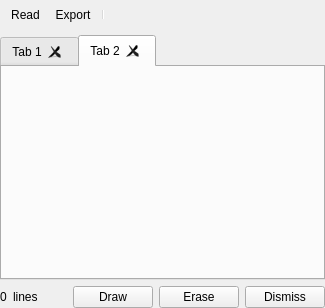
<?xml version="1.0" encoding="UTF-8"?>
<ui version="4.0">
 <class>MainWindow</class>
 <widget class="QWidget" name="MainWindow">
  <property name="geometry">
   <rect>
    <x>0</x>
    <y>0</y>
    <width>325</width>
    <height>308</height>
   </rect>
  </property>
  <property name="windowTitle">
   <string>MainWindow</string>
  </property>
  <layout class="QVBoxLayout" name="verticalLayout_2">
   <property name="leftMargin">
    <number>0</number>
   </property>
   <property name="topMargin">
    <number>0</number>
   </property>
   <property name="rightMargin">
    <number>0</number>
   </property>
   <property name="bottomMargin">
    <number>0</number>
   </property>
   <item>
    <widget class="QToolBar" name="main_toolbar">
     <property name="windowTitle">
      <string>Main Tool Bar</string>
     </property>
     <property name="movable">
      <bool>false</bool>
     </property>
     <property name="allowedAreas">
      <set>Qt::NoToolBarArea</set>
     </property>
     <property name="iconSize">
      <size>
       <width>24</width>
       <height>24</height>
      </size>
     </property>
     <property name="toolButtonStyle">
      <enum>Qt::ToolButtonTextUnderIcon</enum>
     </property>
     <property name="floatable">
      <bool>false</bool>
     </property>
     <addaction name="actionOpen"/>
     <addaction name="actionExport"/>
     <addaction name="separator"/>
    </widget>
   </item>
   <item>
    <layout class="QGridLayout" name="gridLayout_2">
     <property name="rightMargin">
      <number>0</number>
     </property>
     <property name="bottomMargin">
      <number>0</number>
     </property>
     <item row="0" column="0">
      <layout class="QVBoxLayout" name="verticalLayout">
       <item>
        <widget class="QWidget" name="linelist_holder_widget" native="true">
         <layout class="QGridLayout" name="gridLayout">
          <property name="leftMargin">
           <number>0</number>
          </property>
          <property name="topMargin">
           <number>0</number>
          </property>
          <property name="rightMargin">
           <number>0</number>
          </property>
          <property name="bottomMargin">
           <number>0</number>
          </property>
          <item row="0" column="0">
           <widget class="QTabWidget" name="tab_widget">
            <property name="currentIndex">
             <number>1</number>
            </property>
            <property name="tabsClosable">
             <bool>true</bool>
            </property>
            <widget class="QWidget" name="tab">
             <attribute name="title">
              <string>Tab 1</string>
             </attribute>
            </widget>
            <widget class="QWidget" name="tab_2">
             <attribute name="title">
              <string>Tab 2</string>
             </attribute>
            </widget>
           </widget>
          </item>
         </layout>
        </widget>
       </item>
      </layout>
     </item>
     <item row="1" column="0">
      <layout class="QHBoxLayout" name="horizontalLayout" stretch="0,0,0,0,0,0">
       <property name="leftMargin">
        <number>0</number>
       </property>
       <property name="topMargin">
        <number>0</number>
       </property>
       <property name="rightMargin">
        <number>0</number>
       </property>
       <property name="bottomMargin">
        <number>0</number>
       </property>
       <item>
        <widget class="QLabel" name="lines_selected_label">
         <property name="text">
          <string>0</string>
         </property>
        </widget>
       </item>
       <item>
        <widget class="QLabel" name="label">
         <property name="text">
          <string>lines</string>
         </property>
        </widget>
       </item>
       <item>
        <spacer name="horizontalSpacer">
         <property name="orientation">
          <enum>Qt::Horizontal</enum>
         </property>
         <property name="sizeHint" stdset="0">
          <size>
           <width>40</width>
           <height>20</height>
          </size>
         </property>
        </spacer>
       </item>
       <item>
        <widget class="QPushButton" name="draw_button">
         <property name="sizePolicy">
          <sizepolicy hsizetype="Preferred" vsizetype="Fixed">
           <horstretch>0</horstretch>
           <verstretch>0</verstretch>
          </sizepolicy>
         </property>
         <property name="minimumSize">
          <size>
           <width>0</width>
           <height>0</height>
          </size>
         </property>
         <property name="toolTip">
          <string>Draw labels from selected lines.</string>
         </property>
         <property name="text">
          <string>Draw</string>
         </property>
        </widget>
       </item>
       <item>
        <widget class="QPushButton" name="erase_button">
         <property name="sizePolicy">
          <sizepolicy hsizetype="Preferred" vsizetype="Fixed">
           <horstretch>0</horstretch>
           <verstretch>0</verstretch>
          </sizepolicy>
         </property>
         <property name="minimumSize">
          <size>
           <width>0</width>
           <height>0</height>
          </size>
         </property>
         <property name="toolTip">
          <string>Erase all line labels</string>
         </property>
         <property name="text">
          <string>Erase</string>
         </property>
        </widget>
       </item>
       <item>
        <widget class="QPushButton" name="dismiss_button">
         <property name="sizePolicy">
          <sizepolicy hsizetype="Preferred" vsizetype="Fixed">
           <horstretch>0</horstretch>
           <verstretch>0</verstretch>
          </sizepolicy>
         </property>
         <property name="minimumSize">
          <size>
           <width>0</width>
           <height>0</height>
          </size>
         </property>
         <property name="toolTip">
          <string>Dismiss (hide) this window</string>
         </property>
         <property name="text">
          <string>Dismiss</string>
         </property>
        </widget>
       </item>
      </layout>
     </item>
    </layout>
   </item>
  </layout>
  <action name="mask_editor_toggle">
   <property name="checkable">
    <bool>true</bool>
   </property>
   <property name="icon">
    <iconset>
     <normaloff>:/icons/050-mask.svg</normaloff>:/icons/050-mask.svg</iconset>
   </property>
   <property name="text">
    <string>Mask Editor</string>
   </property>
   <property name="toolTip">
    <string>Show/hide the mask editor</string>
   </property>
  </action>
  <action name="statistics_toggle">
   <property name="checkable">
    <bool>true</bool>
   </property>
   <property name="icon">
    <iconset>
     <normaloff>:/icons/015-compass-1.svg</normaloff>:/icons/015-compass-1.svg</iconset>
   </property>
   <property name="text">
    <string>Statistics</string>
   </property>
   <property name="toolTip">
    <string>Show/hide the data statistics</string>
   </property>
  </action>
  <action name="model_editor_toggle">
   <property name="checkable">
    <bool>true</bool>
   </property>
   <property name="icon">
    <iconset>
     <normaloff>:/icons/012-file.svg</normaloff>:/icons/012-file.svg</iconset>
   </property>
   <property name="text">
    <string>Model Editor</string>
   </property>
   <property name="toolTip">
    <string>Show/hide the model editor interface</string>
   </property>
  </action>
  <action name="new_workspace_action">
   <property name="icon">
    <iconset>
     <normaloff>:/icons/015-new.svg</normaloff>:/icons/015-new.svg</iconset>
   </property>
   <property name="text">
    <string>New</string>
   </property>
   <property name="toolTip">
    <string>Create a new workspace</string>
   </property>
  </action>
  <action name="open_workspace_action">
   <property name="icon">
    <iconset>
     <normaloff>:/icons/folder.svg</normaloff>:/icons/folder.svg</iconset>
   </property>
   <property name="text">
    <string>Open</string>
   </property>
   <property name="toolTip">
    <string>Open a previously saved workspace</string>
   </property>
  </action>
  <action name="save_workspace_action">
   <property name="icon">
    <iconset>
     <normaloff>:/icons/014-save.svg</normaloff>:/icons/014-save.svg</iconset>
   </property>
   <property name="text">
    <string>Save</string>
   </property>
   <property name="toolTip">
    <string>Save current workspace</string>
   </property>
  </action>
  <action name="actionOpen">
   <property name="icon">
    <iconset>
     <normaloff>:/icons/folder-2.svg</normaloff>:/icons/folder-2.svg</iconset>
   </property>
   <property name="text">
    <string>Read</string>
   </property>
   <property name="toolTip">
    <string>Read line list </string>
   </property>
  </action>
  <action name="actionExport">
   <property name="icon">
    <iconset>
     <normaloff>:/icons/inbox.svg</normaloff>:/icons/inbox.svg</iconset>
   </property>
   <property name="text">
    <string>Export</string>
   </property>
   <property name="toolTip">
    <string>Export selected rows</string>
   </property>
  </action>
  <action name="new_plot_action">
   <property name="icon">
    <iconset>
     <normaloff>:/icons/048-line-chart.svg</normaloff>:/icons/048-line-chart.svg</iconset>
   </property>
   <property name="text">
    <string>New Plot</string>
   </property>
   <property name="toolTip">
    <string>Create a new plot in the workspace</string>
   </property>
  </action>
  <action name="operations_action">
   <property name="icon">
    <iconset>
     <normaloff>:/icons/005-stats.svg</normaloff>:/icons/005-stats.svg</iconset>
   </property>
   <property name="text">
    <string>Operations</string>
   </property>
   <property name="toolTip">
    <string>Operations to be applied to data</string>
   </property>
  </action>
  <action name="arithmetic_action">
   <property name="icon">
    <iconset>
     <normaloff>:/icons/014-calculator.svg</normaloff>:/icons/014-calculator.svg</iconset>
   </property>
   <property name="text">
    <string>Arithmetic</string>
   </property>
   <property name="toolTip">
    <string>Perform arithmetic between data</string>
   </property>
  </action>
  <action name="delete_data_action">
   <property name="icon">
    <iconset>
     <normaloff>:/icons/delete-1.svg</normaloff>:/icons/delete-1.svg</iconset>
   </property>
   <property name="text">
    <string>Delete Data</string>
   </property>
   <property name="toolTip">
    <string>Delete the selected data item</string>
   </property>
  </action>
  <action name="default_theme_action">
   <property name="text">
    <string>Native</string>
   </property>
   <property name="toolTip">
    <string>Switch application to native theme</string>
   </property>
  </action>
  <action name="dark_theme_action">
   <property name="text">
    <string>Dark</string>
   </property>
   <property name="toolTip">
    <string>Switch application to dark theme</string>
   </property>
  </action>
  <action name="tabbed_view_toggle">
   <property name="checkable">
    <bool>true</bool>
   </property>
   <property name="text">
    <string>Tabbed View</string>
   </property>
   <property name="toolTip">
    <string>Toggle between tabbed view and subwindow view</string>
   </property>
  </action>
 </widget>
 <resources/>
 <connections/>
</ui>
